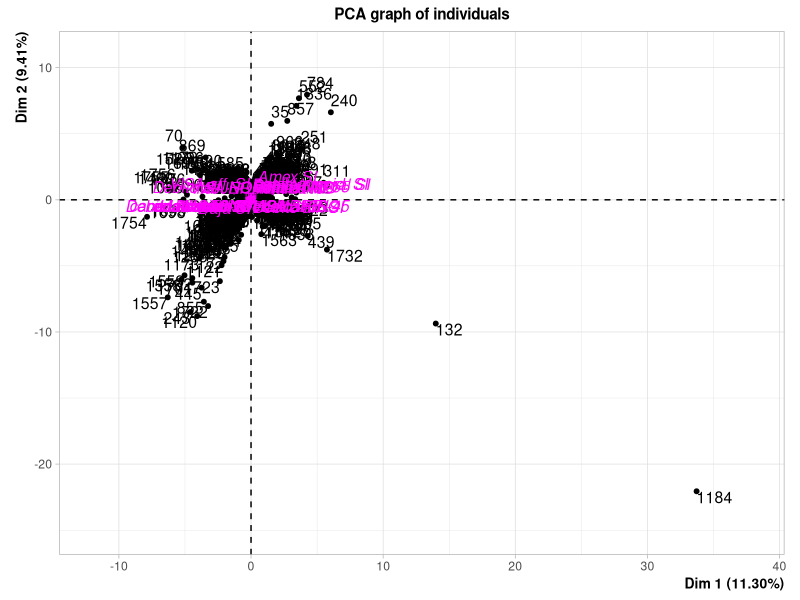
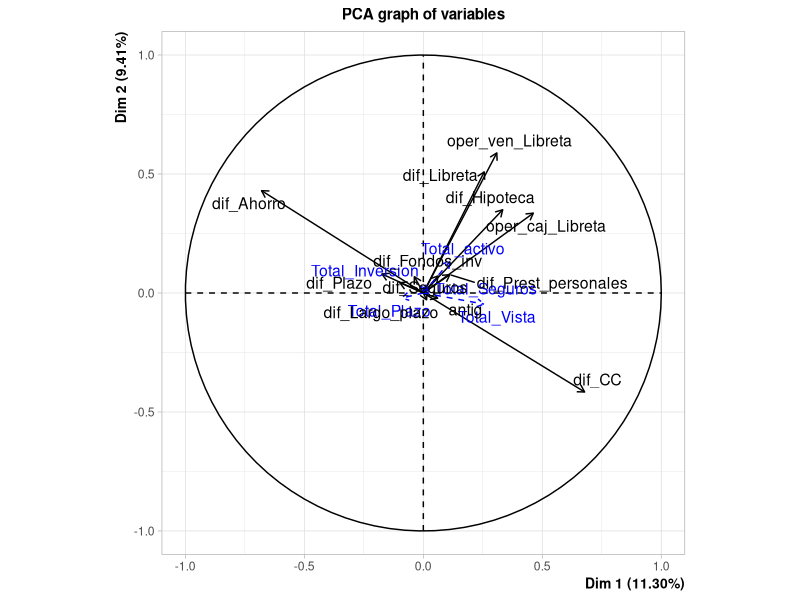
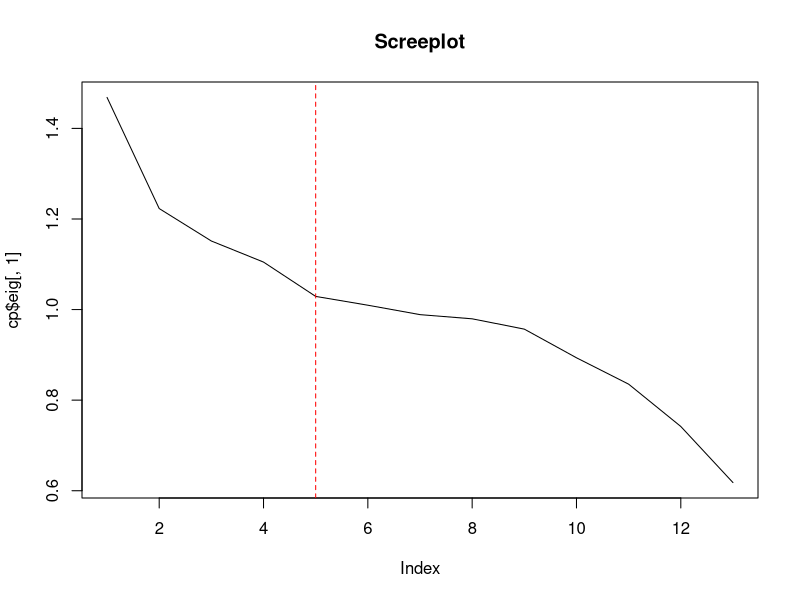
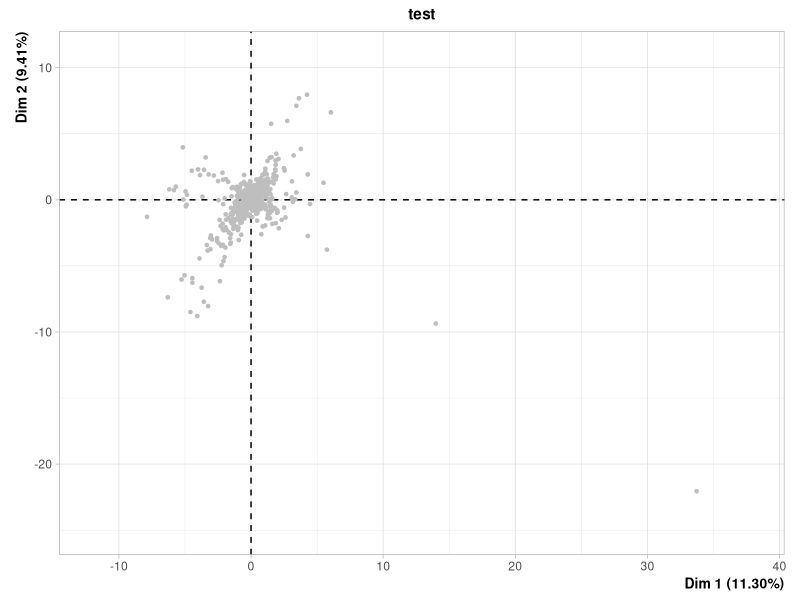

The R source for these figures, in order:
## ---- chunk 1
library(ggplot2)
library(reshape2)
library(tidyr)
library(dplyr)
library(GGally)
library(FactoMineR)

## ---- chunk 2
data = read.table("_repository/churn.txt",header=T)

data$sexo[data$sexo == 'No informado'] = 'MUJER'
data$Nomina = replace(data$Nomina, is.na(data$Nomina), 'Nomina NO')
data$Pension = replace(data$Pension, is.na(data$Pension), 'Pension NO')
data$Debito_aff = replace(data$Debito_aff, is.na(data$Debito_aff), 'Debito aff. NO')
data$VISA = replace(data$VISA, is.na(data$VISA), 'VISA NO')
data$MCard = replace(data$MCard, is.na(data$MCard), 'MCard NO')
dim(data)
## ---- chunk 3
#ggpairs(data, columns = 30)

## ---- chunk 4
#data_solo_NoBaja = filter(data, Baja == 'Baja NO')
cp = PCA(data, quanti.sup = c(13:17), quali.sup = c(1:3,5:12,18))

## ---- chunk 5
plot(cp$eig[,1], type='l', main = 'Screeplot')
abline(v = 5, col = 'red', lty = 2)
## ---- chunk 6
cp$eig
## ---- chunk 7
cp_rot = varimax(cp$var$cor[,1:5])
cp_rot$loadings
## ---- chunk 8
plot(cp, axes = c(1,2), choix = c('ind'), title = "test", cex = 0.7, col.ind = 'gray', col.ind.sup = 'blue', label = 'none', invisible = 'quali')
